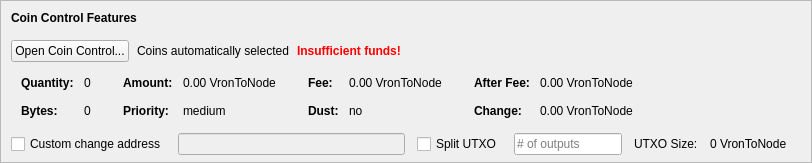
    <widget class="QFrame" name="frameCoinControl">
     <property name="sizePolicy">
      <sizepolicy hsizetype="Expanding" vsizetype="Expanding">
       <horstretch>0</horstretch>
       <verstretch>0</verstretch>
      </sizepolicy>
     </property>
     <property name="maximumSize">
      <size>
       <width>16777215</width>
       <height>16777215</height>
      </size>
     </property>
     <property name="frameShape">
      <enum>QFrame::StyledPanel</enum>
     </property>
     <property name="frameShadow">
      <enum>QFrame::Sunken</enum>
     </property>
     <layout class="QVBoxLayout" name="verticalLayoutCoinControl2">
      <property name="spacing">
       <number>0</number>
      </property>
      <property name="leftMargin">
       <number>0</number>
      </property>
      <property name="topMargin">
       <number>0</number>
      </property>
      <property name="rightMargin">
       <number>0</number>
      </property>
      <property name="bottomMargin">
       <number>6</number>
      </property>
      <item>
       <layout class="QVBoxLayout" name="verticalLayoutCoinControl" stretch="0,0,0,0,1">
        <property name="spacing">
         <number>0</number>
        </property>
        <property name="leftMargin">
         <number>10</number>
        </property>
        <property name="topMargin">
         <number>10</number>
        </property>
        <item>
         <layout class="QHBoxLayout" name="horizontalLayoutCoinControl1">
          <property name="bottomMargin">
           <number>15</number>
          </property>
          <item>
           <widget class="QLabel" name="labelCoinControlFeatures">
            <property name="sizePolicy">
             <sizepolicy hsizetype="Preferred" vsizetype="Maximum">
              <horstretch>0</horstretch>
              <verstretch>0</verstretch>
             </sizepolicy>
            </property>
            <property name="font">
             <font>
              <weight>75</weight>
              <bold>true</bold>
             </font>
            </property>
            <property name="styleSheet">
             <string notr="true">font-weight:bold;</string>
            </property>
            <property name="text">
             <string>Coin Control Features</string>
            </property>
           </widget>
          </item>
         </layout>
        </item>
        <item>
         <layout class="QHBoxLayout" name="horizontalLayoutCoinControl2" stretch="0,0,0,0">
          <property name="spacing">
           <number>8</number>
          </property>
          <property name="bottomMargin">
           <number>10</number>
          </property>
          <item>
           <widget class="QPushButton" name="pushButtonCoinControl">
            <property name="styleSheet">
             <string notr="true"/>
            </property>
            <property name="text">
             <string>Open Coin Control...</string>
            </property>
            <property name="autoDefault">
             <bool>false</bool>
            </property>
           </widget>
          </item>
          <item>
           <widget class="QLabel" name="labelCoinControlAutomaticallySelected">
            <property name="text">
             <string>Coins automatically selected</string>
            </property>
            <property name="margin">
             <number>5</number>
            </property>
           </widget>
          </item>
          <item>
           <widget class="QLabel" name="labelCoinControlInsuffFunds">
            <property name="font">
             <font>
              <weight>75</weight>
              <bold>true</bold>
             </font>
            </property>
            <property name="styleSheet">
             <string notr="true">color:red;font-weight:bold;</string>
            </property>
            <property name="text">
             <string>Insufficient funds!</string>
            </property>
            <property name="margin">
             <number>5</number>
            </property>
           </widget>
          </item>
          <item>
           <spacer name="horizontalSpacerCoinControl">
            <property name="orientation">
             <enum>Qt::Horizontal</enum>
            </property>
            <property name="sizeHint" stdset="0">
             <size>
              <width>40</width>
              <height>1</height>
             </size>
            </property>
           </spacer>
          </item>
         </layout>
        </item>
        <item>
         <widget class="QWidget" name="widgetCoinControl" native="true">
          <property name="sizePolicy">
           <sizepolicy hsizetype="Preferred" vsizetype="Preferred">
            <horstretch>0</horstretch>
            <verstretch>0</verstretch>
           </sizepolicy>
          </property>
          <property name="minimumSize">
           <size>
            <width>0</width>
            <height>0</height>
           </size>
          </property>
          <property name="styleSheet">
           <string notr="true"/>
          </property>
          <layout class="QHBoxLayout" name="horizontalLayoutCoinControl5">
           <property name="leftMargin">
            <number>0</number>
           </property>
           <property name="topMargin">
            <number>0</number>
           </property>
           <property name="rightMargin">
            <number>0</number>
           </property>
           <property name="bottomMargin">
            <number>0</number>
           </property>
           <item>
            <layout class="QHBoxLayout" name="horizontalLayoutCoinControl3" stretch="0,0,0,1">
             <property name="spacing">
              <number>20</number>
             </property>
             <property name="topMargin">
              <number>0</number>
             </property>
             <property name="bottomMargin">
              <number>10</number>
             </property>
             <item>
              <layout class="QFormLayout" name="formLayoutCoinControl1">
               <property name="horizontalSpacing">
                <number>10</number>
               </property>
               <property name="verticalSpacing">
                <number>14</number>
               </property>
               <property name="leftMargin">
                <number>10</number>
               </property>
               <property name="topMargin">
                <number>4</number>
               </property>
               <property name="rightMargin">
                <number>6</number>
               </property>
               <item row="0" column="0">
                <widget class="QLabel" name="labelCoinControlQuantityText">
                 <property name="font">
                  <font>
                   <weight>75</weight>
                   <bold>true</bold>
                  </font>
                 </property>
                 <property name="text">
                  <string>Quantity:</string>
                 </property>
                 <property name="margin">
                  <number>0</number>
                 </property>
                </widget>
               </item>
               <item row="0" column="1">
                <widget class="QLabel" name="labelCoinControlQuantity">
                 <property name="cursor">
                  <cursorShape>IBeamCursor</cursorShape>
                 </property>
                 <property name="contextMenuPolicy">
                  <enum>Qt::ActionsContextMenu</enum>
                 </property>
                 <property name="text">
                  <string notr="true">0</string>
                 </property>
                 <property name="margin">
                  <number>0</number>
                 </property>
                 <property name="textInteractionFlags">
                  <set>Qt::LinksAccessibleByMouse|Qt::TextSelectableByKeyboard|Qt::TextSelectableByMouse</set>
                 </property>
                </widget>
               </item>
               <item row="1" column="0">
                <widget class="QLabel" name="labelCoinControlBytesText">
                 <property name="font">
                  <font>
                   <weight>75</weight>
                   <bold>true</bold>
                  </font>
                 </property>
                 <property name="text">
                  <string>Bytes:</string>
                 </property>
                </widget>
               </item>
               <item row="1" column="1">
                <widget class="QLabel" name="labelCoinControlBytes">
                 <property name="cursor">
                  <cursorShape>IBeamCursor</cursorShape>
                 </property>
                 <property name="contextMenuPolicy">
                  <enum>Qt::ActionsContextMenu</enum>
                 </property>
                 <property name="text">
                  <string notr="true">0</string>
                 </property>
                 <property name="textInteractionFlags">
                  <set>Qt::LinksAccessibleByMouse|Qt::TextSelectableByKeyboard|Qt::TextSelectableByMouse</set>
                 </property>
                </widget>
               </item>
              </layout>
             </item>
             <item>
              <layout class="QFormLayout" name="formLayoutCoinControl2">
               <property name="horizontalSpacing">
                <number>10</number>
               </property>
               <property name="verticalSpacing">
                <number>14</number>
               </property>
               <property name="leftMargin">
                <number>6</number>
               </property>
               <property name="topMargin">
                <number>4</number>
               </property>
               <property name="rightMargin">
                <number>6</number>
               </property>
               <item row="0" column="0">
                <widget class="QLabel" name="labelCoinControlAmountText">
                 <property name="font">
                  <font>
                   <weight>75</weight>
                   <bold>true</bold>
                  </font>
                 </property>
                 <property name="text">
                  <string>Amount:</string>
                 </property>
                 <property name="margin">
                  <number>0</number>
                 </property>
                </widget>
               </item>
               <item row="0" column="1">
                <widget class="QLabel" name="labelCoinControlAmount">
                 <property name="cursor">
                  <cursorShape>IBeamCursor</cursorShape>
                 </property>
                 <property name="contextMenuPolicy">
                  <enum>Qt::ActionsContextMenu</enum>
                 </property>
                 <property name="text">
                  <string notr="true">0.00 VronToNode</string>
                 </property>
                 <property name="textInteractionFlags">
                  <set>Qt::LinksAccessibleByMouse|Qt::TextSelectableByKeyboard|Qt::TextSelectableByMouse</set>
                 </property>
                </widget>
               </item>
               <item row="1" column="0">
                <widget class="QLabel" name="labelCoinControlPriorityText">
                 <property name="font">
                  <font>
                   <weight>75</weight>
                   <bold>true</bold>
                  </font>
                 </property>
                 <property name="text">
                  <string>Priority:</string>
                 </property>
                </widget>
               </item>
               <item row="1" column="1">
                <widget class="QLabel" name="labelCoinControlPriority">
                 <property name="cursor">
                  <cursorShape>IBeamCursor</cursorShape>
                 </property>
                 <property name="contextMenuPolicy">
                  <enum>Qt::ActionsContextMenu</enum>
                 </property>
                 <property name="text">
                  <string>medium</string>
                 </property>
                 <property name="textInteractionFlags">
                  <set>Qt::LinksAccessibleByMouse|Qt::TextSelectableByKeyboard|Qt::TextSelectableByMouse</set>
                 </property>
                </widget>
               </item>
              </layout>
             </item>
             <item>
              <layout class="QFormLayout" name="formLayoutCoinControl3">
               <property name="horizontalSpacing">
                <number>10</number>
               </property>
               <property name="verticalSpacing">
                <number>14</number>
               </property>
               <property name="leftMargin">
                <number>6</number>
               </property>
               <property name="topMargin">
                <number>4</number>
               </property>
               <property name="rightMargin">
                <number>6</number>
               </property>
               <item row="0" column="0">
                <widget class="QLabel" name="labelCoinControlFeeText">
                 <property name="font">
                  <font>
                   <weight>75</weight>
                   <bold>true</bold>
                  </font>
                 </property>
                 <property name="text">
                  <string>Fee:</string>
                 </property>
                 <property name="margin">
                  <number>0</number>
                 </property>
                </widget>
               </item>
               <item row="0" column="1">
                <widget class="QLabel" name="labelCoinControlFee">
                 <property name="cursor">
                  <cursorShape>IBeamCursor</cursorShape>
                 </property>
                 <property name="contextMenuPolicy">
                  <enum>Qt::ActionsContextMenu</enum>
                 </property>
                 <property name="text">
                  <string notr="true">0.00 VronToNode</string>
                 </property>
                 <property name="textInteractionFlags">
                  <set>Qt::LinksAccessibleByMouse|Qt::TextSelectableByKeyboard|Qt::TextSelectableByMouse</set>
                 </property>
                </widget>
               </item>
               <item row="1" column="0">
                <widget class="QLabel" name="labelCoinControlLowOutputText">
                 <property name="font">
                  <font>
                   <weight>75</weight>
                   <bold>true</bold>
                  </font>
                 </property>
                 <property name="text">
                  <string>Dust:</string>
                 </property>
                </widget>
               </item>
               <item row="1" column="1">
                <widget class="QLabel" name="labelCoinControlLowOutput">
                 <property name="cursor">
                  <cursorShape>IBeamCursor</cursorShape>
                 </property>
                 <property name="contextMenuPolicy">
                  <enum>Qt::ActionsContextMenu</enum>
                 </property>
                 <property name="text">
                  <string>no</string>
                 </property>
                 <property name="textInteractionFlags">
                  <set>Qt::LinksAccessibleByMouse|Qt::TextSelectableByKeyboard|Qt::TextSelectableByMouse</set>
                 </property>
                </widget>
               </item>
              </layout>
             </item>
             <item>
              <layout class="QFormLayout" name="formLayoutCoinControl4">
               <property name="horizontalSpacing">
                <number>10</number>
               </property>
               <property name="verticalSpacing">
                <number>14</number>
               </property>
               <property name="leftMargin">
                <number>6</number>
               </property>
               <property name="topMargin">
                <number>4</number>
               </property>
               <property name="rightMargin">
                <number>6</number>
               </property>
               <item row="0" column="0">
                <widget class="QLabel" name="labelCoinControlAfterFeeText">
                 <property name="font">
                  <font>
                   <weight>75</weight>
                   <bold>true</bold>
                  </font>
                 </property>
                 <property name="text">
                  <string>After Fee:</string>
                 </property>
                 <property name="margin">
                  <number>0</number>
                 </property>
                </widget>
               </item>
               <item row="0" column="1">
                <widget class="QLabel" name="labelCoinControlAfterFee">
                 <property name="cursor">
                  <cursorShape>IBeamCursor</cursorShape>
                 </property>
                 <property name="contextMenuPolicy">
                  <enum>Qt::ActionsContextMenu</enum>
                 </property>
                 <property name="text">
                  <string notr="true">0.00 VronToNode</string>
                 </property>
                 <property name="textInteractionFlags">
                  <set>Qt::LinksAccessibleByMouse|Qt::TextSelectableByKeyboard|Qt::TextSelectableByMouse</set>
                 </property>
                </widget>
               </item>
               <item row="1" column="0">
                <widget class="QLabel" name="labelCoinControlChangeText">
                 <property name="font">
                  <font>
                   <weight>75</weight>
                   <bold>true</bold>
                  </font>
                 </property>
                 <property name="text">
                  <string>Change:</string>
                 </property>
                </widget>
               </item>
               <item row="1" column="1">
                <widget class="QLabel" name="labelCoinControlChange">
                 <property name="cursor">
                  <cursorShape>IBeamCursor</cursorShape>
                 </property>
                 <property name="contextMenuPolicy">
                  <enum>Qt::ActionsContextMenu</enum>
                 </property>
                 <property name="text">
                  <string notr="true">0.00 VronToNode</string>
                 </property>
                 <property name="textInteractionFlags">
                  <set>Qt::LinksAccessibleByMouse|Qt::TextSelectableByKeyboard|Qt::TextSelectableByMouse</set>
                 </property>
                </widget>
               </item>
              </layout>
             </item>
            </layout>
           </item>
          </layout>
         </widget>
        </item>
        <item>
         <layout class="QHBoxLayout" name="horizontalLayoutCoinControl4" stretch="0,0,0,0,0,0,0">
          <property name="spacing">
           <number>12</number>
          </property>
          <property name="sizeConstraint">
           <enum>QLayout::SetDefaultConstraint</enum>
          </property>
          <property name="topMargin">
           <number>5</number>
          </property>
          <property name="rightMargin">
           <number>5</number>
          </property>
          <item>
           <widget class="QCheckBox" name="checkBoxCoinControlChange">
            <property name="toolTip">
             <string>If this is activated, but the change address is empty or invalid, change will be sent to a newly generated address.</string>
            </property>
            <property name="text">
             <string>Custom change address</string>
            </property>
           </widget>
          </item>
          <item>
           <widget class="QValidatedLineEdit" name="lineEditCoinControlChange">
            <property name="enabled">
             <bool>false</bool>
            </property>
            <property name="sizePolicy">
             <sizepolicy hsizetype="Expanding" vsizetype="Fixed">
              <horstretch>0</horstretch>
              <verstretch>0</verstretch>
             </sizepolicy>
            </property>
           </widget>
          </item>
          <item>
           <widget class="QCheckBox" name="splitBlockCheckBox">
            <property name="text">
             <string>Split UTXO</string>
            </property>
           </widget>
          </item>
          <item>
           <widget class="QLineEdit" name="splitBlockLineEdit">
            <property name="sizePolicy">
             <sizepolicy hsizetype="Fixed" vsizetype="Fixed">
              <horstretch>50</horstretch>
              <verstretch>0</verstretch>
             </sizepolicy>
            </property>
            <property name="placeholderText">
             <string># of outputs</string>
            </property>
           </widget>
          </item>
          <item>
           <widget class="QLabel" name="labelBlockSizeText">
            <property name="text">
             <string>UTXO Size:</string>
            </property>
           </widget>
          </item>
          <item>
           <widget class="QLabel" name="labelBlockSize">
            <property name="text">
             <string>0 VronToNode</string>
            </property>
           </widget>
          </item>
          <item>
           <widget class="QLabel" name="labelCoinControlChangeLabel">
            <property name="sizePolicy">
             <sizepolicy hsizetype="Preferred" vsizetype="Expanding">
              <horstretch>0</horstretch>
              <verstretch>0</verstretch>
             </sizepolicy>
            </property>
            <property name="minimumSize">
             <size>
              <width>0</width>
              <height>0</height>
             </size>
            </property>
            <property name="text">
             <string/>
            </property>
            <property name="margin">
             <number>3</number>
            </property>
           </widget>
          </item>
         </layout>
        </item>
        <item>
         <spacer name="verticalSpacerCoinControl">
          <property name="orientation">
           <enum>Qt::Vertical</enum>
          </property>
          <property name="sizeHint" stdset="0">
           <size>
            <width>800</width>
            <height>1</height>
           </size>
          </property>
         </spacer>
        </item>
       </layout>
      </item>
     </layout>
    </widget>
